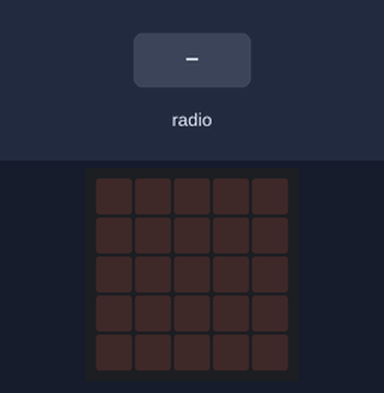
Bench run of a program on a simulated BBC micro:bit (MakeCode). Parts: the board's 5×5 LED display. The test bench sets the inputs (shaded band).

Above: at 1.2 s.
1.3 s: radio message "UP" arrives
At 1.9 s:
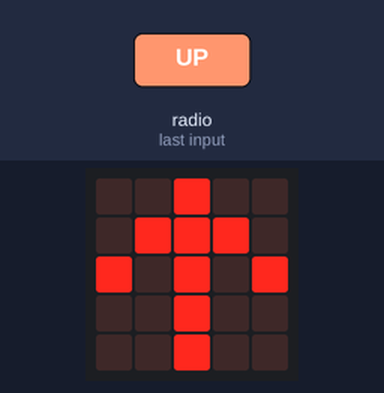
2.8 s: radio message "DOWN" arrives
At 4.0 s:
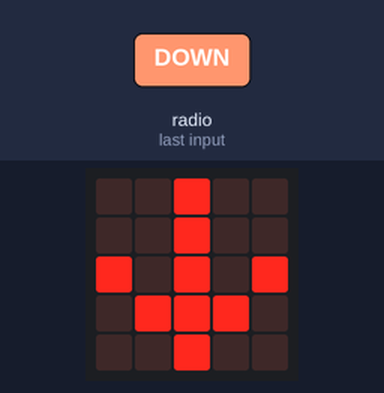
4.3 s: radio message "RIGHT" arrives
At 5.3 s:
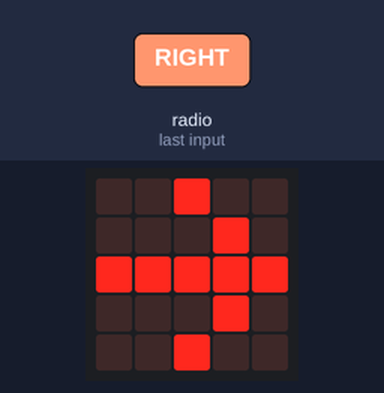
5.8 s: radio message "LEFT" arrives
At 6.5 s:
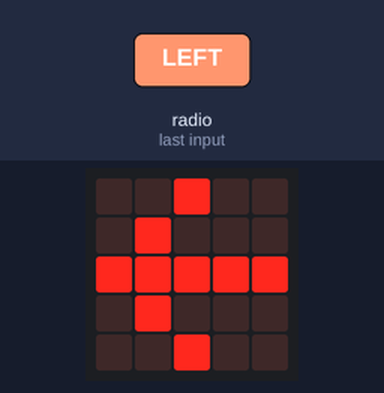
7.3 s: radio message "A" arrives
At 7.6 s:
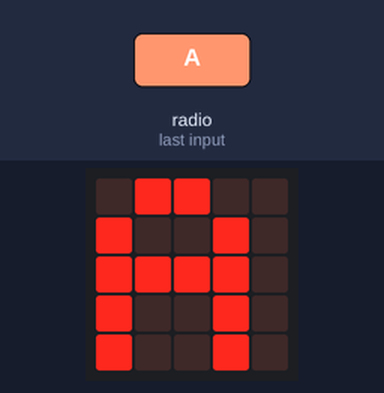
8.8 s: radio message "B" arrives
At 10.0 s:
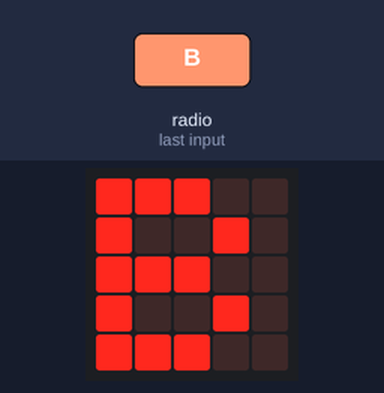
Timing chart, 0 to 11.3 s (numbered marks = the images above; inputs shaded):
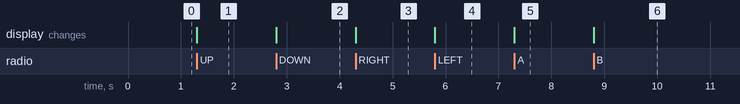

Measured:
- after the input at 1.3 s, the display: changes at once (image 1)
- after the input at 2.8 s, the display: changes at once (image 2)
- after the input at 4.3 s, the display: changes at once (image 3)
- after the input at 5.8 s, the display: changes at once (image 4)
- after the input at 7.3 s, the display: changes at once (image 5)
- after the input at 8.8 s, the display: changes at once (image 6)

The program:

main.ts
```typescript
radio.onReceivedString(function (receivedString) {
    if (receivedString == "UP") {
        basic.showArrow(ArrowNames.North)
    } else if (receivedString == "DOWN") {
        basic.showArrow(ArrowNames.South)
    } else if (receivedString == "RIGHT") {
        basic.showArrow(ArrowNames.East)
    } else if (receivedString == "LEFT") {
        basic.showArrow(ArrowNames.West)
    } else if (receivedString == "A") {
        basic.showString("A")
    } else if (receivedString == "B") {
        basic.showString("B")
    } else if (receivedString == "C") {
        basic.showString("C")
    } else if (receivedString == "D") {
        basic.showString("D")
    }
})
radio.setGroup(1)
```

test.ts
```typescript
// 在此处测试；当此软件包作为插件使用时，将不会编译此软件包。
```
